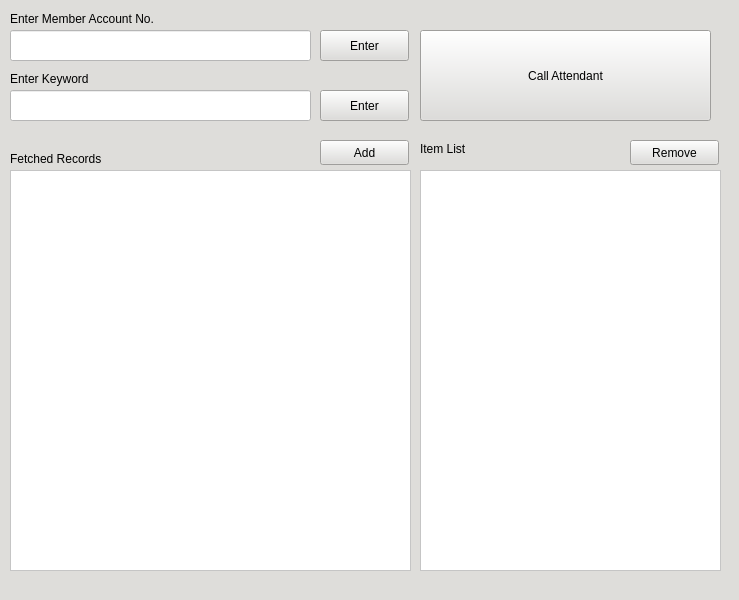
<?xml version="1.0" encoding="UTF-8"?>
<ui version="4.0">
 <class>MainWindow</class>
 <widget class="QMainWindow" name="MainWindow">
  <property name="geometry">
   <rect>
    <x>0</x>
    <y>0</y>
    <width>739</width>
    <height>600</height>
   </rect>
  </property>
  <property name="windowTitle">
   <string>MainWindow</string>
  </property>
  <property name="styleSheet">
   <string notr="true">background-color: rgb(222, 221, 218);</string>
  </property>
  <widget class="QWidget" name="centralwidget">
   <widget class="QLabel" name="label">
    <property name="geometry">
     <rect>
      <x>10</x>
      <y>10</y>
      <width>191</width>
      <height>17</height>
     </rect>
    </property>
    <property name="text">
     <string>Enter Member Account No.</string>
    </property>
   </widget>
   <widget class="QLineEdit" name="user_number">
    <property name="geometry">
     <rect>
      <x>10</x>
      <y>30</y>
      <width>301</width>
      <height>31</height>
     </rect>
    </property>
    <property name="styleSheet">
     <string notr="true">background-color: rgb(255, 255, 255);</string>
    </property>
   </widget>
   <widget class="QLineEdit" name="keyword_edit">
    <property name="geometry">
     <rect>
      <x>10</x>
      <y>90</y>
      <width>301</width>
      <height>31</height>
     </rect>
    </property>
    <property name="styleSheet">
     <string notr="true">background-color: rgb(255, 255, 255);</string>
    </property>
   </widget>
   <widget class="QLabel" name="label_2">
    <property name="geometry">
     <rect>
      <x>10</x>
      <y>70</y>
      <width>191</width>
      <height>17</height>
     </rect>
    </property>
    <property name="text">
     <string>Enter Keyword</string>
    </property>
   </widget>
   <widget class="QPushButton" name="search_button">
    <property name="geometry">
     <rect>
      <x>320</x>
      <y>90</y>
      <width>89</width>
      <height>31</height>
     </rect>
    </property>
    <property name="text">
     <string>Enter</string>
    </property>
   </widget>
   <widget class="QPushButton" name="account_button">
    <property name="geometry">
     <rect>
      <x>320</x>
      <y>30</y>
      <width>89</width>
      <height>31</height>
     </rect>
    </property>
    <property name="text">
     <string>Enter</string>
    </property>
   </widget>
   <widget class="QLabel" name="label_3">
    <property name="geometry">
     <rect>
      <x>10</x>
      <y>150</y>
      <width>191</width>
      <height>17</height>
     </rect>
    </property>
    <property name="text">
     <string>Fetched Records</string>
    </property>
   </widget>
   <widget class="QTableWidget" name="fetched_table">
    <property name="geometry">
     <rect>
      <x>10</x>
      <y>170</y>
      <width>401</width>
      <height>401</height>
     </rect>
    </property>
    <property name="styleSheet">
     <string notr="true">background-color: rgb(255, 255, 255);</string>
    </property>
   </widget>
   <widget class="QListWidget" name="list_widget">
    <property name="geometry">
     <rect>
      <x>420</x>
      <y>170</y>
      <width>301</width>
      <height>401</height>
     </rect>
    </property>
    <property name="styleSheet">
     <string notr="true">background-color: rgb(255, 255, 255);</string>
    </property>
   </widget>
   <widget class="QPushButton" name="add_button">
    <property name="geometry">
     <rect>
      <x>320</x>
      <y>140</y>
      <width>89</width>
      <height>25</height>
     </rect>
    </property>
    <property name="text">
     <string>Add</string>
    </property>
   </widget>
   <widget class="QPushButton" name="remove_button">
    <property name="geometry">
     <rect>
      <x>630</x>
      <y>140</y>
      <width>89</width>
      <height>25</height>
     </rect>
    </property>
    <property name="text">
     <string>Remove</string>
    </property>
   </widget>
   <widget class="QLabel" name="label_4">
    <property name="geometry">
     <rect>
      <x>420</x>
      <y>140</y>
      <width>191</width>
      <height>17</height>
     </rect>
    </property>
    <property name="text">
     <string>Item List</string>
    </property>
   </widget>
   <widget class="QPushButton" name="call_button">
    <property name="geometry">
     <rect>
      <x>420</x>
      <y>30</y>
      <width>291</width>
      <height>91</height>
     </rect>
    </property>
    <property name="text">
     <string>Call Attendant</string>
    </property>
   </widget>
  </widget>
  <widget class="QStatusBar" name="statusbar"/>
 </widget>
 <resources/>
 <connections/>
</ui>
